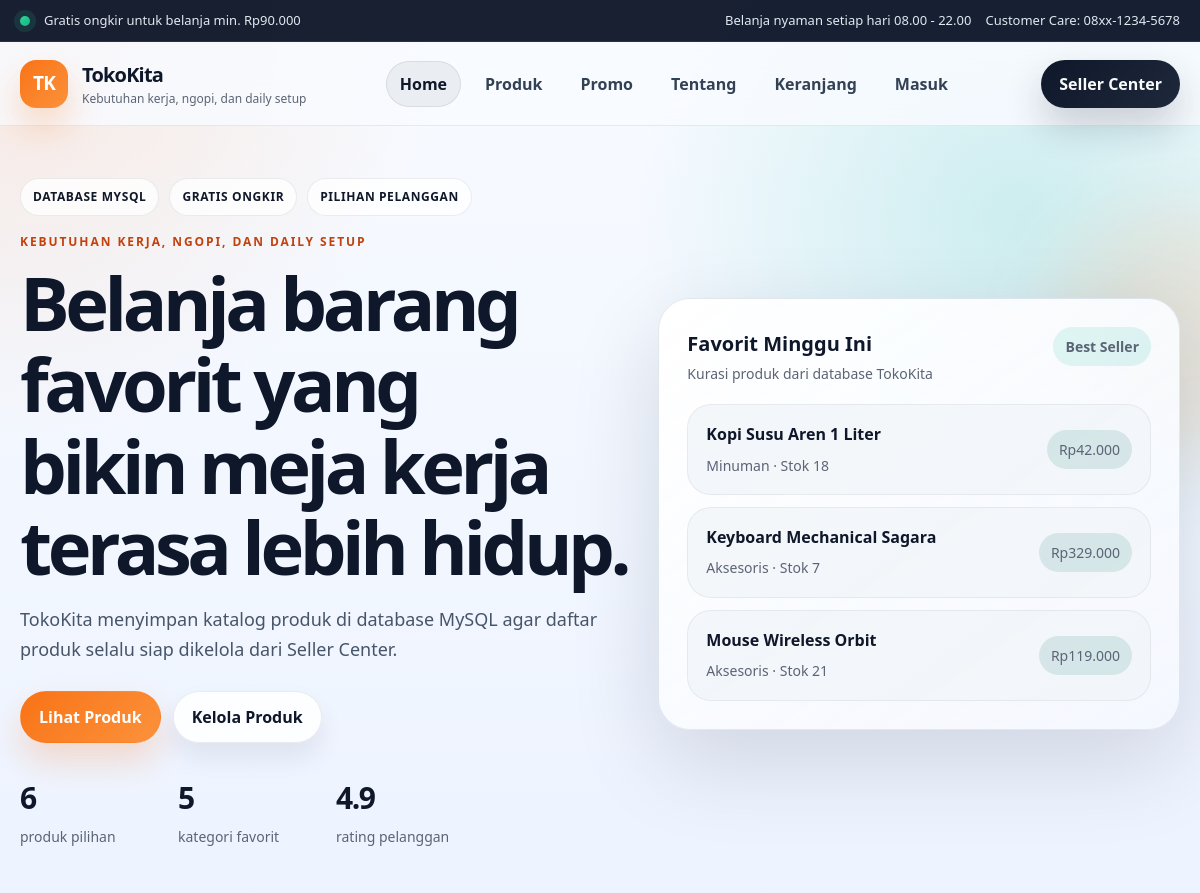
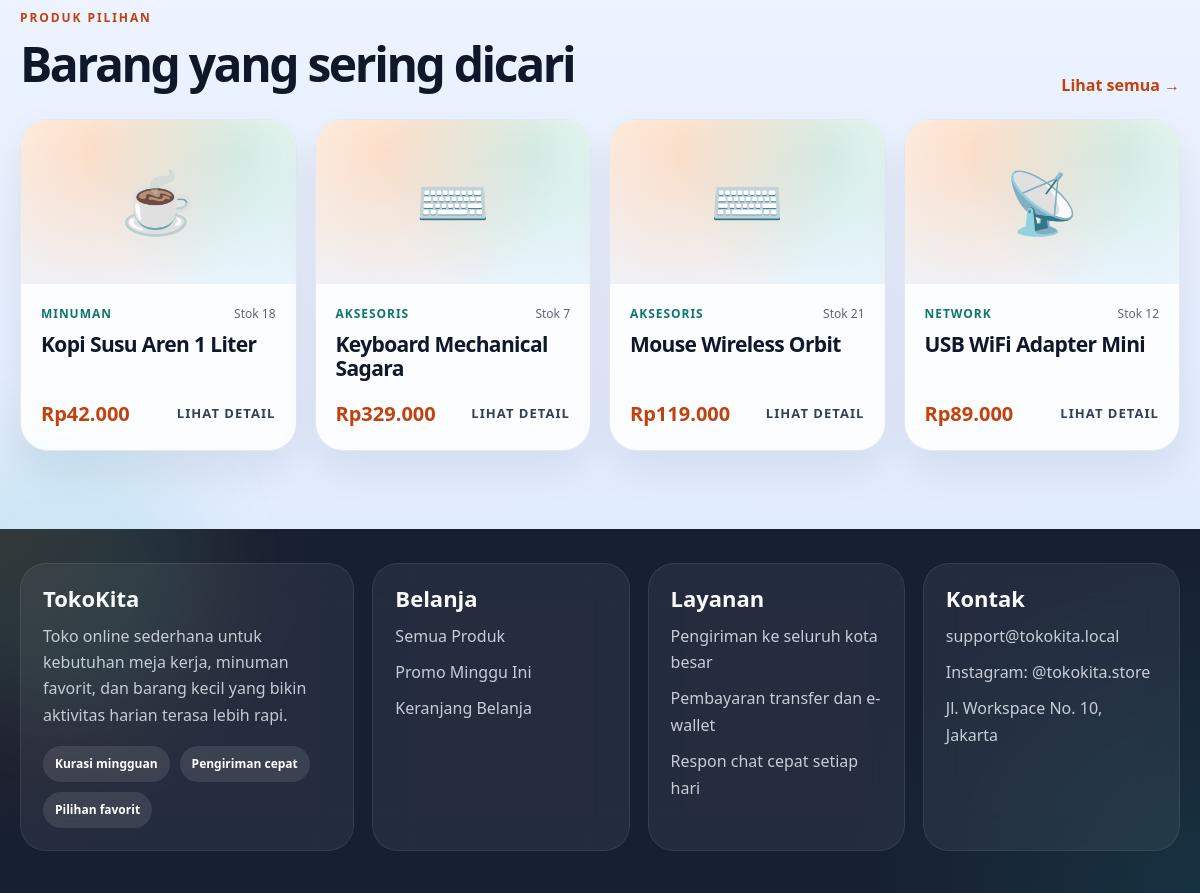
The page / on the database its author committed (2 pictures, top to bottom).
### tables this page shows
CREATE TABLE IF NOT EXISTS products (
    id INT UNSIGNED AUTO_INCREMENT PRIMARY KEY,
    name VARCHAR(150) NOT NULL,
    price DECIMAL(12, 2) UNSIGNED NOT NULL,
    category VARCHAR(100) NOT NULL,
    stock INT UNSIGNED NOT NULL DEFAULT 0,
    description TEXT NOT NULL,
    created_at TIMESTAMP NOT NULL DEFAULT CURRENT_TIMESTAMP,
    updated_at TIMESTAMP NOT NULL DEFAULT CURRENT_TIMESTAMP ON UPDATE CURRENT_TIMESTAMP
);

### src/config/products.php (called while the page is built, shortened)
<?php
function format_rupiah(float $number): string { return 'Rp' . number_format($number, 0, ',', '.'); }
function product_image(string $category): string
{
    $images = ['Minuman' => '☕', 'Aksesoris' => '⌨️', 'Network' => '📡', 'Fashion' => '🧥', 'Stationery' => '📓'];
    return $images[$category] ?? '🛍️';
}

### src/index.php (the view, shortened to what this page needs)
<?php
require_once __DIR__ . '/config/products.php';
try {
    $pdo = database();
    $total_products = (int) $pdo->query('SELECT COUNT(*) FROM products')->fetchColumn();
    $total_categories = (int) $pdo->query('SELECT COUNT(DISTINCT category) FROM products')->fetchColumn();
    $featured_products = $pdo->query('SELECT id, name, price, category, stock, description FROM products ORDER BY id LIMIT 4')->fetchAll();
} catch (RuntimeException $exception) {
    $database_error = $exception->getMessage(); $total_products = 0; $total_categories = 0; $featured_products = [];
}
include __DIR__ . '/header.php';
?>
<main>
  <section class="hero"><div class="wrap hero-grid"><div class="hero-copy">
    <div class="hero-badges"><span class="hero-badge">Database MySQL</span><span class="hero-badge">Gratis Ongkir</span><span class="hero-badge">Pilihan Pelanggan</span></div>
    <p class="eyebrow">Kebutuhan kerja, ngopi, dan daily setup</p><h1>Belanja barang favorit yang bikin meja kerja terasa lebih hidup.</h1>
    <p class="lead">TokoKita menyimpan katalog produk di database MySQL agar daftar produk selalu siap dikelola dari Seller Center.</p>
    <div class="hero-actions"><a class="btn primary" href="/products.php">Lihat Produk</a><a class="btn ghost" href="/admin.php">Kelola Produk</a></div>
    <div class="hero-metrics-inline"><div><strong><?= $total_products ?></strong><span>produk pilihan</span></div><div><strong><?= $total_categories ?></strong><span>kategori favorit</span></div><div><strong>4.9</strong><span>rating pelanggan</span></div></div>
  </div><div class="hero-panel"><div class="hero-card"><div class="hero-card-header"><div><strong>Favorit Minggu Ini</strong><span>Kurasi produk dari database TokoKita</span></div><span class="hero-chip">Best Seller</span></div>
  <div class="activity-list"><?php foreach (array_slice($featured_products, 0, 3) as $product): ?><div class="activity-item"><div><strong><?= htmlspecialchars($product['name']) ?></strong><span><?= htmlspecialchars($product['category']) ?> · Stok <?= (int) $product['stock'] ?></span></div><span class="activity-endpoint"><?= htmlspecialchars(format_rupiah((float) $product['price'])) ?></span></div><?php endforeach; ?></div></div></div></div></section>
  <section class="wrap section"><div class="section-head"><div><p class="eyebrow">Produk Pilihan</p><h2>Barang yang sering dicari</h2></div><a href="/products.php">Lihat semua →</a></div><div class="product-grid"><?php foreach ($featured_products as $product): ?><a class="product-card" href="/product.php?id=<?= (int) $product['id'] ?>"><div class="product-image"><?= product_image($product['category']) ?></div><div class="product-info"><div class="product-meta"><span><?= htmlspecialchars($product['category']) ?></span><small>Stok <?= (int) $product['stock'] ?></small></div><h3><?= htmlspecialchars($product['name']) ?></h3><div class="price-row"><p><?= htmlspecialchars(format_rupiah((float) $product['price'])) ?></p><strong>Lihat Detail</strong></div></div></a><?php endforeach; ?></div></section>
</main>
<?php include __DIR__ . '/footer.php'; ?>

### rows shown on the page
products: name "Kopi Susu Aren 1 Liter", category "Minuman", stock "18", price "Rp42.000", category "☕", category "MINUMAN"
products: name "Keyboard Mechanical Sagara", category "Aksesoris", stock "7", price "Rp329.000", category "⌨️", category "AKSESORIS"
products: name "Mouse Wireless Orbit", category "Aksesoris", stock "21", price "Rp119.000", category "⌨️", category "AKSESORIS"
products: category "📡", category "NETWORK", stock "12", name "USB WiFi Adapter Mini", price "Rp89.000"

### other values the page prints
$item["label"] "Home"
$item["label"] "Produk"
$item["label"] "Promo"
$item["label"] "Tentang"
$item["label"] "Keranjang"
$item["label"] "Masuk"
$total_products "6"
$total_categories "5"
